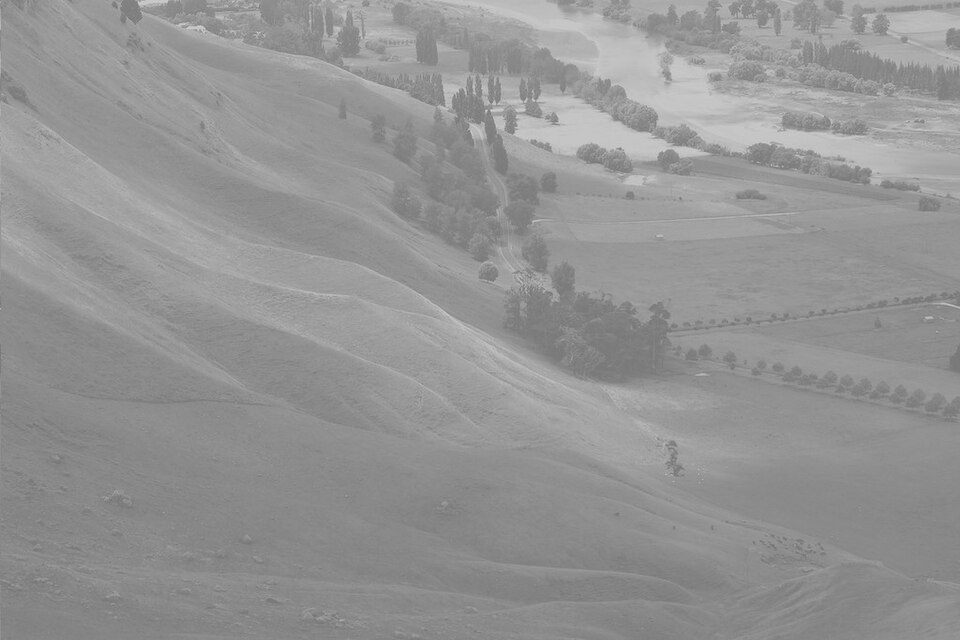
#> input picture III Курс/6 Семестр/Компьютерное зрение/lab_2/Unequalized_Hawkes_Bay_NZ.jpg, 960 x 640 px
$ jupyter execute --allow-errors lab_2.ipynb   (shell and % lines are left out)
#> lines starting #> are read from the running program, lines starting #| are printed output that depends on the picture
## Лабораторная работа №2
### Компьютерное зрение

**Выполнил:** Изгородин Илья Юрьевич
**Группа:** ФИТ-232
**Факультет:** ФИТиКС ОмГТУ

*Омск, 2026*

## Подготовка окружения

Перед началом выполнения работы устанавливаю и импотрирую библиотеки, необходимые для поставленных заданий

[cell 1]
import matplotlib.pyplot as plt
import numpy as np
import cv2

Функция для удобного отображения изображений (заимствовано с 1 ЛР)

[cell 2]
def imsh(img, is_gray=False):
    fig = plt.figure(frameon=False)
    ax = plt.Axes(fig, [0., 0., 1., 1.])
    ax.set_axis_off()
    fig.add_axes(ax)
    ax.imshow(img, cmap='gray' if is_gray else None)
    plt.show()

Загружаю тестовое изображение

#> (a cell that did not finish here is left out)

#> (a cell that did not finish here is left out)

# Задание 1 Изменение размера изображения

Для проверки результатов выполнения функций создаю уменьшенное изображение, которое будет увеличиваться функциями

#> (a cell that did not finish here is left out)

Реализую функцию увеличения методом ближайшего соседа

[cell 6]
# [18 lines left out: function resize_nn, not called in this run]

#> (a cell that did not finish here is left out)

Реализую функцию увеличения методом билинейной интерполяции

[cell 8]
# [29 lines left out: function resize_bilinear, not called in this run]

#> (a cell that did not finish here is left out)

Отображаю результаты увеличения, проверяя `len`, чтобы убедиться, что изображения поменяли размер

#> (a cell that did not finish here is left out)

# Задание 2 Сжатие изображения

Реализую функцию сжатия методом прореживания

[cell 11]
# [22 lines left out: function downsample_1, not called in this run]

Реализую функцию сжатия методом усреднения

[cell 12]
# [34 lines left out: function downsample_2, not called in this run]

#> (a cell that did not finish here is left out)

Отображаю результаты сжатия

#> (a cell that did not finish here is left out)

# Задание 3 Линейная трансформация гистограммы

Реализую функцию линейной трансформации гистограммы

[cell 15]
# [10 lines left out: function linear_hist_transform, not called in this run]

#> (a cell that did not finish here is left out)

Отображаю результаты линейной трансформации

#> (a cell that did not finish here is left out)

Для проверки корректности функции вывожу гистограммы

[cell 18]
fig, axes = plt.subplots(1, 2, figsize=(12, 5))

#> (the rest of this cell did not finish here and is left out)

# Задание 4 Гамма коррекция

Реализую функцию гамма коррекции

[cell 19]
# [4 lines left out: function gamma_transform, not called in this run]

Вывожу результаты выполнения функции и гистограммы получившихся изображений

[cell 20]
gammas = [0.5, 1.0, 1.5, 2.0]
#> (the rest of this cell did not finish here and is left out)

# Задание 5 Эквализация гистограммы

Загружаю тестовое изображение

[cell 21]
img_heq = cv2.cvtColor(cv2.imread("Unequalized_Hawkes_Bay_NZ.jpg"), cv2.COLOR_BGR2GRAY)
#> img_heq: shape (640, 960); min 111, max 214, mean 148
imsh(img_heq, True)

Реализую функцию стандартизации гистограммы

[cell 22]
def hist_eq(img):
    h, w = img.shape
#> h = 640; w = 960
    total_pixels = h * w
#> total_pixels = 614400

    hist = np.zeros(256, dtype=np.float32)
    for i in range(h):
        for j in range(w):
            hist[img[i, j]] += 1

    cdf = np.zeros(256, dtype=np.float32)
    cdf[0] = hist[0] / total_pixels
    for i in range(1, 256):
        cdf[i] = cdf[i-1] + hist[i] / total_pixels
#> after the loop, cdf = 256 values from 0 to 1

    transform = np.floor(255 * cdf).astype(np.uint8)
#> transform = 256 values from 0 to 255

    img_eq = np.zeros_like(img)
    for i in range(h):
        for j in range(w):
            img_eq[i, j] = transform[img[i, j]]
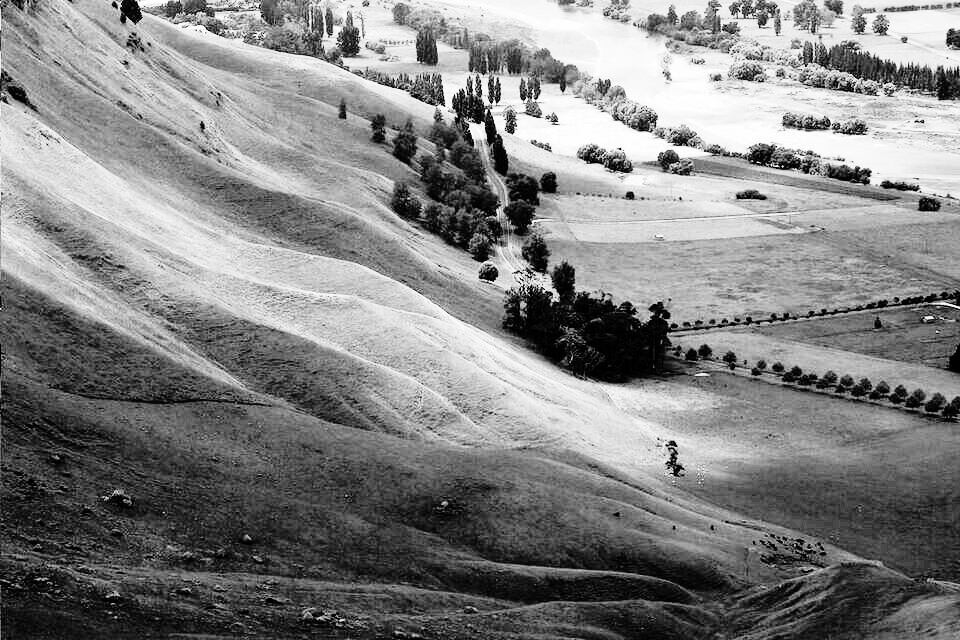
#> img_eq: shape (640, 960); min 0, max 255, mean 130

    return img_eq, transform

Вывожу результат выполнения функции и гистограммы (обычная и кумулятивная)

[cell 23]
img_eq, transform = hist_eq(img_heq)
#> transform = 256 values from 0 to 255

fig, axes = plt.subplots(3, 2, figsize=(12, 10))
axes[0, 0].imshow(img_heq, cmap='gray')
axes[0, 0].set_title('Оригинал')
axes[0, 0].axis('off')
axes[0, 1].imshow(img_eq, cmap='gray')
axes[0, 1].set_title('После эквализации')
axes[0, 1].axis('off')

axes[1, 0].hist(img_heq.ravel(), bins=256, color='gray', alpha=0.7)
axes[1, 0].set_title('Гистограмма оригинала')
axes[1, 1].hist(img_eq.ravel(), bins=256, color='gray', alpha=0.7)
axes[1, 1].set_title('Гистограмма после эквализации')

hist_orig, _ = np.histogram(img_heq.ravel(), bins=256, range=(0, 256))
#> hist_orig = 256 values, max 25161 at index 137, min 0 at index 0, mean 2400
cdf_orig = hist_orig.cumsum() / hist_orig.sum()
#> cdf_orig = 256 values from 0 to 1
hist_eq_vals, _ = np.histogram(img_eq.ravel(), bins=256, range=(0, 256))
#> hist_eq_vals = 256 values, max 25161 at index 62, min 0 at index 3, mean 2400
cdf_eq = hist_eq_vals.cumsum() / hist_eq_vals.sum()
#> cdf_eq = 256 values from 0.00283 to 1

axes[2, 0].plot(cdf_orig, 'b-', label='До')
axes[2, 0].set_title('Кумулятивная гистограмма')
axes[2, 0].legend()
axes[2, 0].grid(True, alpha=0.3)
axes[2, 1].plot(cdf_eq, 'r-', label='После')
axes[2, 1].set_title('Кумулятивная гистограмма')
axes[2, 1].legend()
axes[2, 1].grid(True, alpha=0.3)

plt.tight_layout()
plt.show()
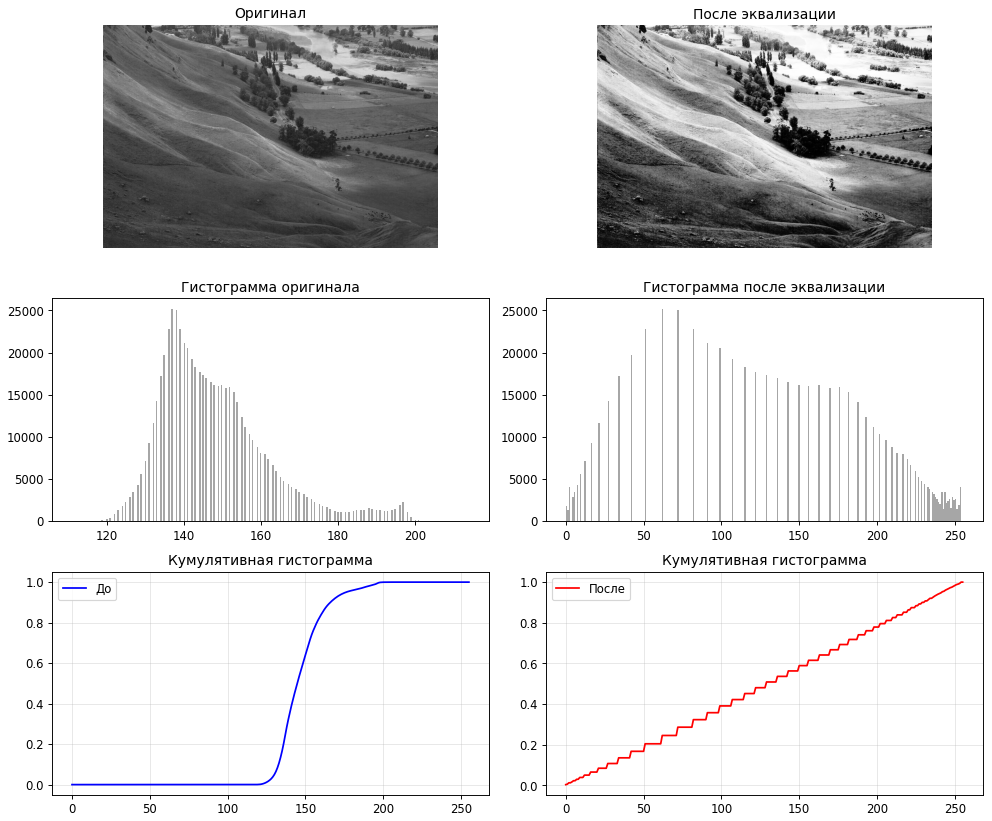
#> figure drawn by matplotlib, 6 panels; panel 3: tallest bar 25161 high, from x = 136.8 to 137.2; panel 4: tallest bar 25161 high, from x = 61.76 to 62.75; panel 5: curve peaks at x = 214, y = 1; panel 6: curve peaks at x = 255, y = 1
